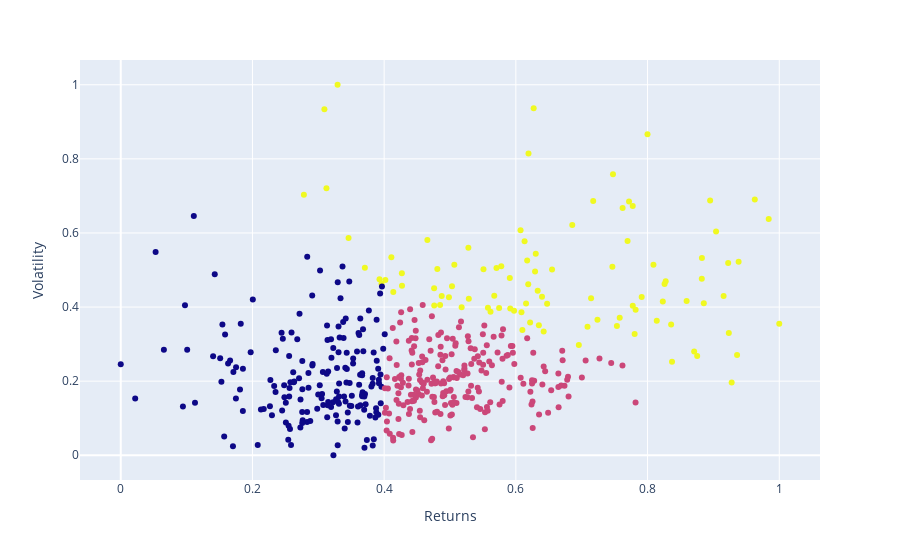

The notebook cell saved with this chart:
### Code cell
# Plot the clusters created using Plotly
fig = px.scatter(
    clusters_df, x="Returns", y="Volatility", color="Cluster", hover_data=["Ticker"]
)
fig.update(layout_coloraxis_showscale=False)
fig.show()

### Figure 1 — Plotly figure (JSON) as saved in the notebook; plotly's stock layout.template omitted (floating-point values rounded to 4 significant figures; data arrays with more than 128 entries replaced by an {"elided": "..."} marker saying what was removed)
{"data": [{"customdata": {"elided": "490x1 str values"}, "hovertemplate": "Returns=%{x}<br>Volatility=%{y}<br>Ticker=%{customdata[0]}<br>Cluster=%{marker.color}<extra></extra>", "legendgroup": "", "marker": {"color": {"elided": "490 int values"}, "coloraxis": "coloraxis", "symbol": "circle"}, "mode": "markers", "name": "", "orientation": "v", "showlegend": false, "type": "scatter", "x": {"elided": "490 float values"}, "xaxis": "x", "y": {"elided": "490 float values"}, "yaxis": "y"}], "layout": {"coloraxis": {"colorbar": {"title": {"text": "Cluster"}}, "colorscale": [[0, "#0d0887"], [0.1111, "#46039f"], [0.2222, "#7201a8"], [0.3333, "#9c179e"], [0.4444, "#bd3786"], [0.5556, "#d8576b"], [0.6667, "#ed7953"], [0.7778, "#fb9f3a"], [0.8889, "#fdca26"], [1, "#f0f921"]], "showscale": false}, "legend": {"tracegroupgap": 0}, "margin": {"t": 60}, "xaxis": {"anchor": "y", "domain": [0, 1], "title": {"text": "Returns"}}, "yaxis": {"anchor": "x", "domain": [0, 1], "title": {"text": "Volatility"}}}}
